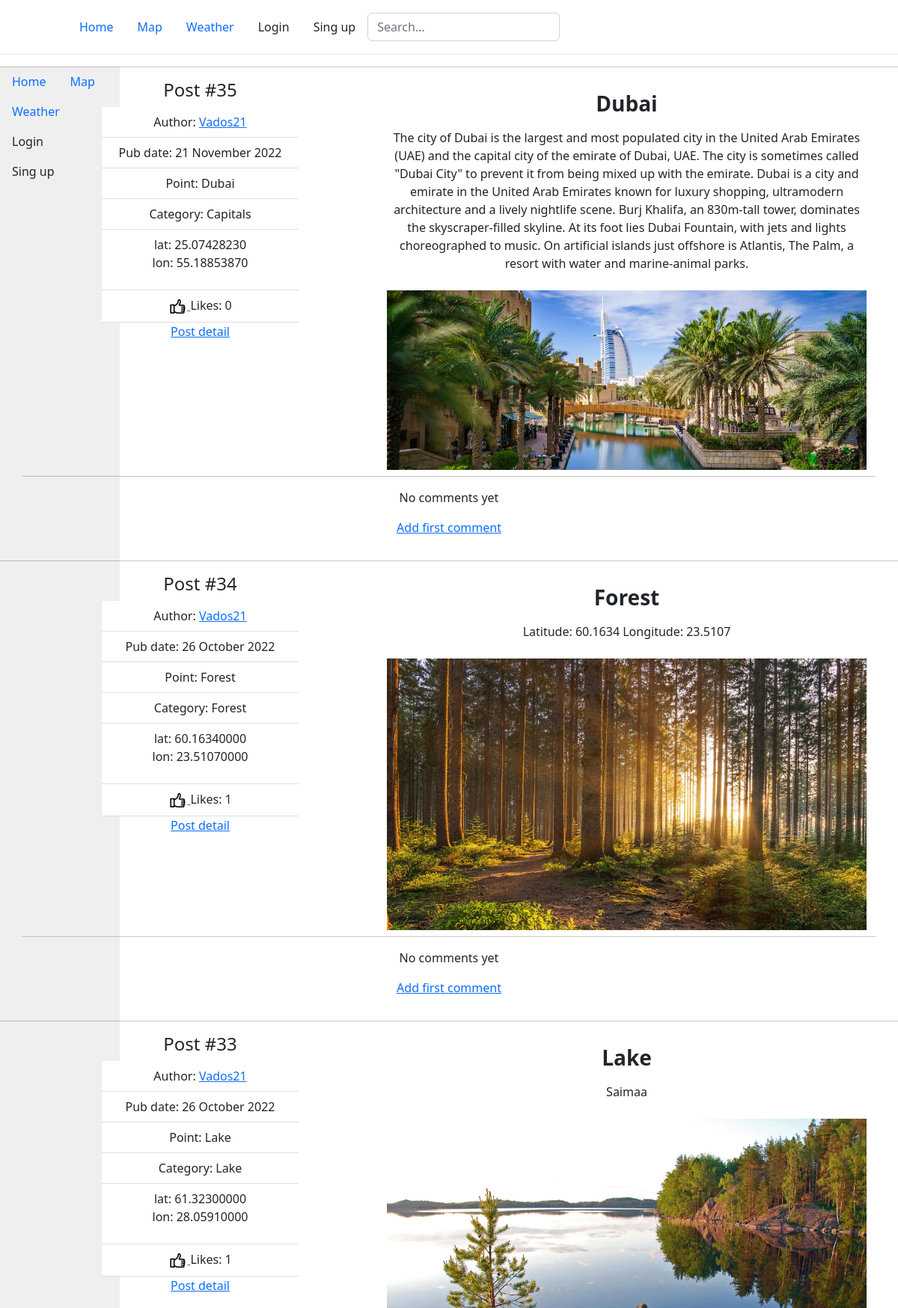
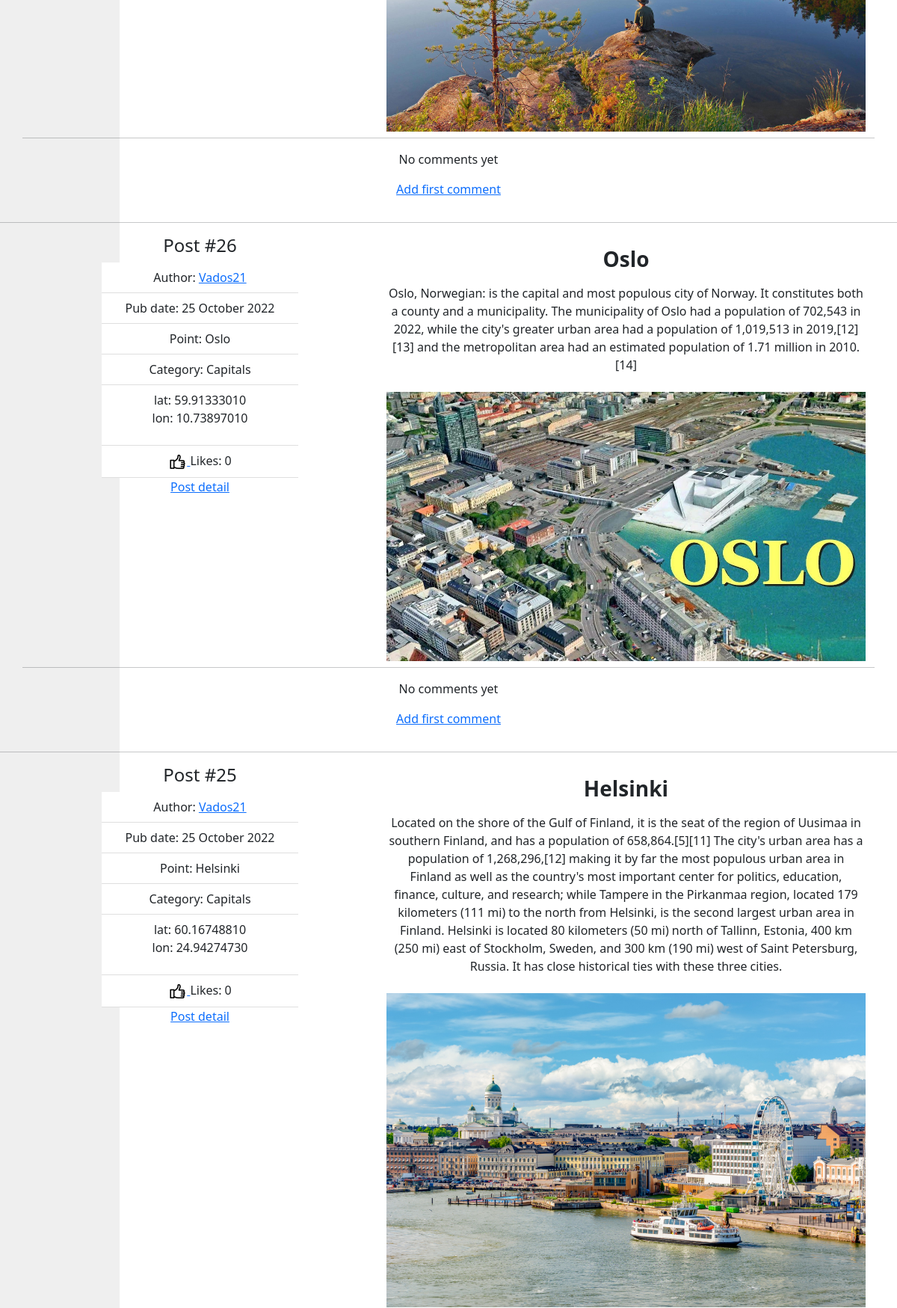
The page / (upper part) on the database its author committed (2 pictures, top to bottom).
### posts/models.py (models this page shows, shortened)
class Post(models.Model):
    title = models.CharField(max_length=200)
    text = models.TextField()
    pub_date = models.DateTimeField(auto_now_add=True)
    author = models.ForeignKey(
        User,
        on_delete=models.CASCADE,
        related_name='posts'
    )
    group = models.ForeignKey(
        Group, blank=True, null=True,
        on_delete=models.SET_NULL,
        related_name='posts'
    )
    image = models.ImageField(
        'Картинка',
        upload_to='posts/',
        blank=True
    )
    lat = models.DecimalField(max_digits=10, decimal_places=8)
    lon = models.DecimalField(max_digits=10, decimal_places=8)
    likes = models.ManyToManyField(User, related_name='likes', blank=True)
    class Meta:
        ordering = ['-pub_date']

class Group(models.Model):
    title = models.CharField(max_length=200)
    slug = models.SlugField(unique=True, max_length=40)
    description = models.TextField(null=True)
    class Meta:
        verbose_name = 'Заголовок группы'

### posts/views.py (the view)
# urls.py: path('', views.index, name='index'),
def index(request):
    logging.info('index started')
    post_list = Post.objects.all().select_related('author')
    paginator = Paginator(post_list, 10)
    page_number = request.GET.get('page')
    page_obj = paginator.get_page(page_number)
    context = {
        'page_obj': page_obj,
    }
    return render(request, 'posts/index.html', context)

### posts/templates/posts/index.html (shortened to what this page needs)
{% extends 'posts/base.html' %}
{% block content %}
{% load thumbnail %}
  {% for post in page_obj %}
    <hr>
    <div class="container style=border: thin solid black">
        <div class="row">
          <div class="col-md-5">
            <strong><h4>Post #{{ post.pk }}</h4></strong>
            <aside class="col-12 col-md-7">
                <ul class="list-group list-group-flush">
                  <li class="list-group-item">
                    Author: <a href="{% url 'posts:profile' post.author %}"> {{ post.author }}</a>
                 </li>
                  <li class="list-group-item">
                    Pub date: {{ post.pub_date|date:"d E Y" }}
                  </li>
                  <li class="list-group-item">
                    Point:   {{ post.title }}
                  </li>
                  <li class="list-group-item">
                    Category: {{ post.group.title }}
                  </li>
                  <li class="list-group-item">
                    lat:   {{ post.lat }}
                    <p>lon:   {{ post.lon }}</p>
                  </li>
                  <li class="list-group-item">
                    <a href="{% url 'posts:add_like' post.pk %}">
                      <img src="media/icons/like.jpg" width="25", height="25">
                    </a>
                    Likes: {{ post.likes.count }}
                  </li>
                    <a href="{% url 'posts:post_detail' post.pk %}">Post detail</a>
                </ul>
            </aside>
          </div>
            <div class="col-md-7">
              <p><strong><h3>{{ post.title }}</h3></strong></p>
              <p>{{ post.text }}</p>
              {% thumbnail post.image "960x339" crop="center" upscale=True as im %}
                <img class="card-img my-2" src="{{ im.url }}">
              {% endthumbnail %}
            </div>
                            <hr>
                {% if not post.comments.all %}
                <p>No comments yet</p>
                  <p><a href={% url 'posts:add_comment' post.pk %}> Add first comment</a>
                {% endif %}
          </div>
        </div>
  {% endfor %}
{% endblock %}

### rows shown on the page
Post: pk "35", author "Vados21", pub_date "21 November 2022", title "Dubai", group "Capitals", lat "25.07428230", lon "55.18853870", likes.count "0", text "The city of Dubai is the largest and most populated city in the United Arab Emirates (UAE) and the capital city of the emirate of Dubai, UAE. The city is sometimes called \"Dubai City\" to prevent it from being mixed up with the emirate. Dubai is a city and emirate in the United Arab Emirates known for luxury shopping, ultramodern architecture and a lively nightlife scene. Burj Khalifa, an 830m-tall tower, dominates the skyscraper-filled skyline. At its foot lies Dubai Fountain, with jets and lights choreographed to music. On artificial islands just offshore is Atlantis, The Palm, a resort with water and marine-animal parks.", shows a picture, shows "No comments yet"
Post: pk "34", author "Vados21", pub_date "26 October 2022", title "Forest", group "Forest", lat "60.16340000", lon "23.51070000", likes.count "1", text "Latitude: 60.1634 Longitude: 23.5107", shows a picture, shows "No comments yet"
Post: pk "33", author "Vados21", pub_date "26 October 2022", title "Lake", group "Lake", lat "61.32300000", lon "28.05910000", likes.count "1", text "Saimaa", shows a picture, shows "No comments yet"
Post: pk "26", author "Vados21", pub_date "25 October 2022", title "Oslo", group "Capitals", lat "59.91333010", lon "10.73897010", likes.count "0", text "Oslo, Norwegian: is the capital and most populous city of Norway. It constitutes both a county and a municipality. The municipality of Oslo had a population of 702,543 in 2022, while the city's greater urban area had a population of 1,019,513 in 2019,[12][13] and the metropolitan area had an estimated population of 1.71 million in 2010.[14]", shows a picture, shows "No comments yet"
Post: pk "25", author "Vados21", pub_date "25 October 2022", title "Helsinki", group "Capitals", lat "60.16748810", lon "24.94274730", likes.count "0", text "Located on the shore of the Gulf of Finland, it is the seat of the region of Uusimaa in southern Finland, and has a population of 658,864.[5][11] The city's urban area has a population of 1,268,296,[12] making it by far the most populous urban area in Finland as well as the country's most important center for politics, education, finance, culture, and research; while Tampere in the Pirkanmaa region, located 179 kilometers (111 mi) to the north from Helsinki, is the second largest urban area in Finland. Helsinki is located 80 kilometers (50 mi) north of Tallinn, Estonia, 400 km (250 mi) east of Stockholm, Sweden, and 300 km (190 mi) west of Saint Petersburg, Russia. It has close historical…", shows a picture
